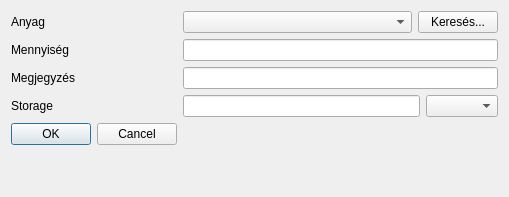
<?xml version="1.0" encoding="UTF-8"?>
<ui version="4.0">
 <class>AddStockDialog</class>
 <widget class="QDialog" name="AddStockDialog">
  <property name="geometry">
   <rect>
    <x>0</x>
    <y>0</y>
    <width>509</width>
    <height>197</height>
   </rect>
  </property>
  <property name="windowTitle">
   <string>Dialog</string>
  </property>
  <layout class="QFormLayout" name="formLayout">
   <item row="0" column="0">
    <widget class="QLabel" name="label">
     <property name="text">
      <string>Anyag</string>
     </property>
    </widget>
   </item>
   <item row="1" column="0">
    <widget class="QLabel" name="label_4">
     <property name="text">
      <string>Mennyiség</string>
     </property>
    </widget>
   </item>
   <item row="2" column="0">
    <widget class="QLabel" name="label_3">
     <property name="text">
      <string>Megjegyzés</string>
     </property>
    </widget>
   </item>
   <item row="3" column="0">
    <widget class="QLabel" name="label_2">
     <property name="text">
      <string>Storage</string>
     </property>
    </widget>
   </item>
   <item row="0" column="1">
    <layout class="QHBoxLayout" name="horizontalLayout_2" stretch="1,0">
     <item>
      <widget class="QComboBox" name="comboMaterial"/>
     </item>
     <item>
      <widget class="QPushButton" name="btn_MaterialSearch">
       <property name="text">
        <string>Keresés...</string>
       </property>
      </widget>
     </item>
    </layout>
   </item>
   <item row="1" column="1">
    <widget class="QLineEdit" name="lineEditQuantity"/>
   </item>
   <item row="2" column="1">
    <widget class="QLineEdit" name="editComment"/>
   </item>
   <item row="5" column="0">
    <widget class="QDialogButtonBox" name="buttonBox">
     <property name="orientation">
      <enum>Qt::Orientation::Horizontal</enum>
     </property>
     <property name="standardButtons">
      <set>QDialogButtonBox::StandardButton::Cancel|QDialogButtonBox::StandardButton::Ok</set>
     </property>
    </widget>
   </item>
   <item row="3" column="1">
    <layout class="QHBoxLayout" name="horizontalLayout" stretch="1,0">
     <item>
      <widget class="QLineEdit" name="editStorageCode"/>
     </item>
     <item>
      <widget class="QComboBox" name="comboStorage"/>
     </item>
    </layout>
   </item>
  </layout>
 </widget>
 <resources/>
 <connections>
  <connection>
   <sender>buttonBox</sender>
   <signal>accepted()</signal>
   <receiver>AddStockDialog</receiver>
   <slot>accept()</slot>
   <hints>
    <hint type="sourcelabel">
     <x>248</x>
     <y>254</y>
    </hint>
    <hint type="destinationlabel">
     <x>157</x>
     <y>274</y>
    </hint>
   </hints>
  </connection>
  <connection>
   <sender>buttonBox</sender>
   <signal>rejected()</signal>
   <receiver>AddStockDialog</receiver>
   <slot>reject()</slot>
   <hints>
    <hint type="sourcelabel">
     <x>316</x>
     <y>260</y>
    </hint>
    <hint type="destinationlabel">
     <x>286</x>
     <y>274</y>
    </hint>
   </hints>
  </connection>
 </connections>
</ui>
